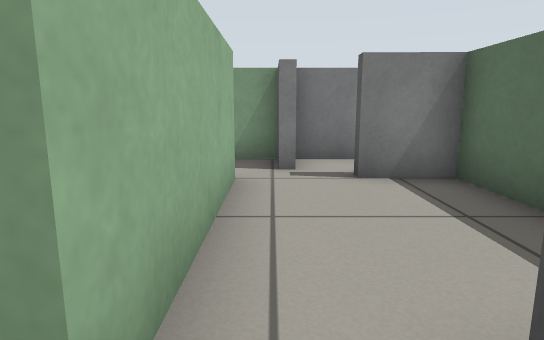
View 1 (above)

21 first-person views from a walk through a robot-simulator world made for Gazebo. The camera is 0.55 m above the floor, tilts 10° down and sees 75° across. The floor is counted in squares, 0.5 m on a side. Each view is taken from the middle of a square. On the plan, view 1 faces up. The plan holds only what a view shows up to about 13 squares ahead; the rest is blank.

View 2
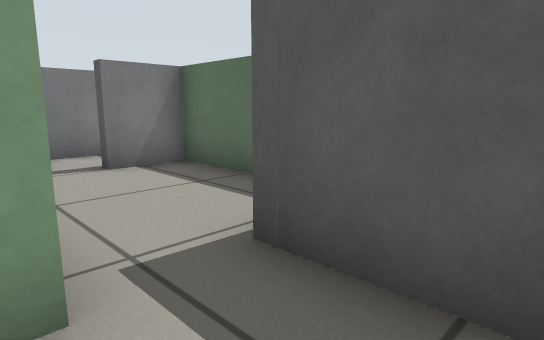

View 3
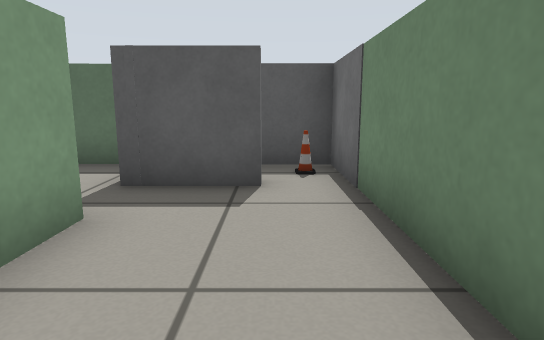

View 4
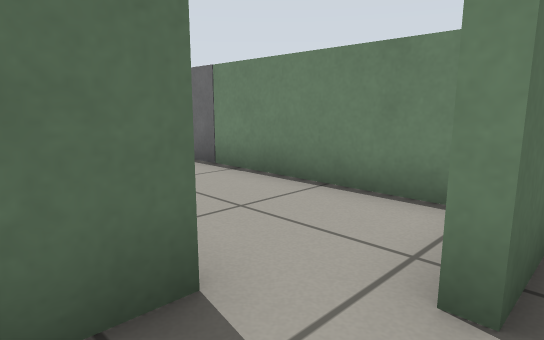

View 5
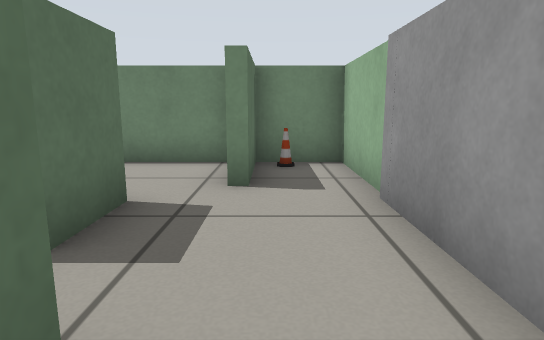

View 6
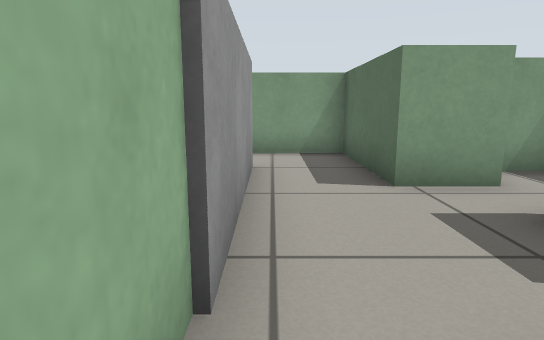

View 7
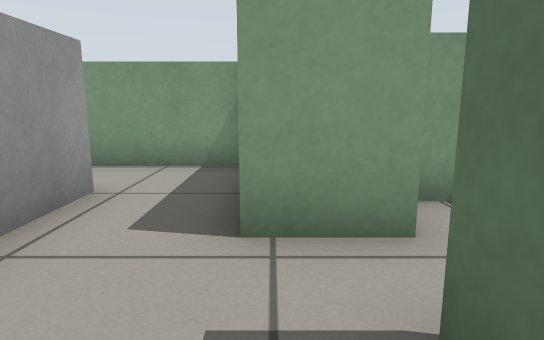

View 8
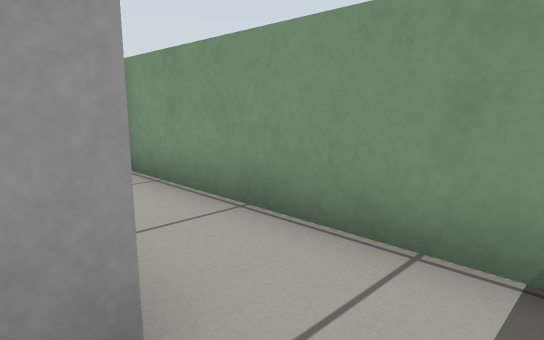

View 9
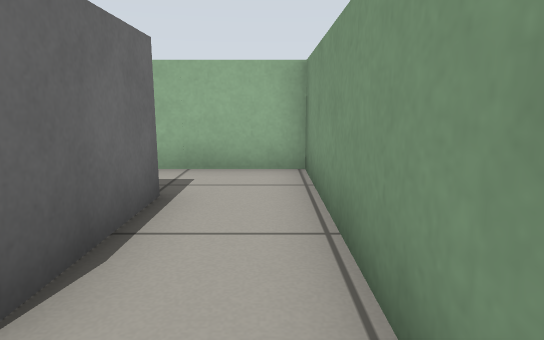

View 10
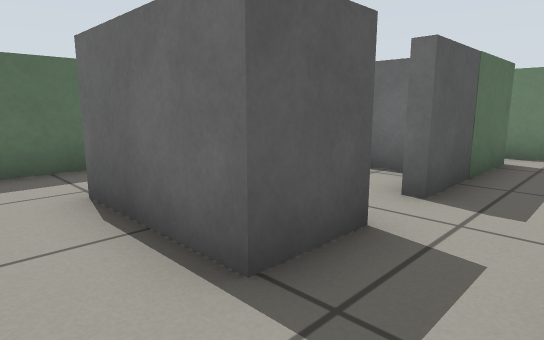

View 11
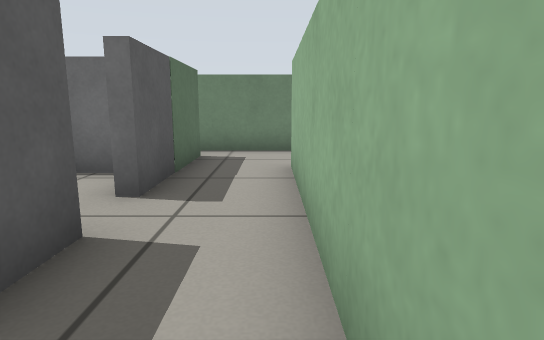

View 12
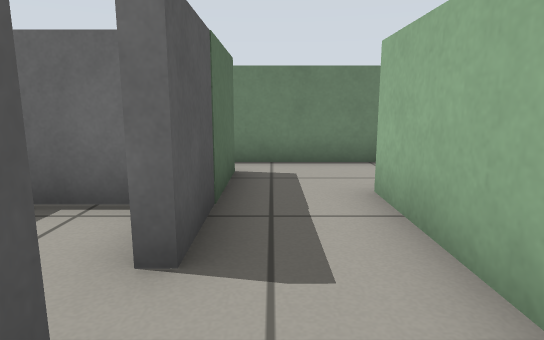

View 13
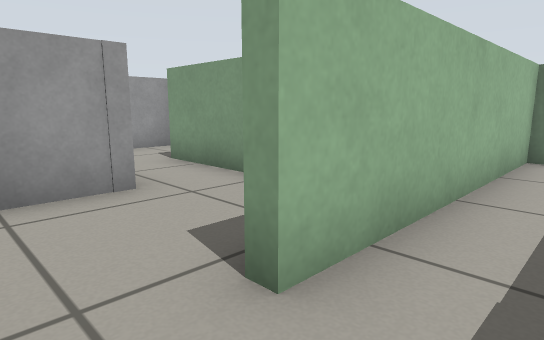

View 14
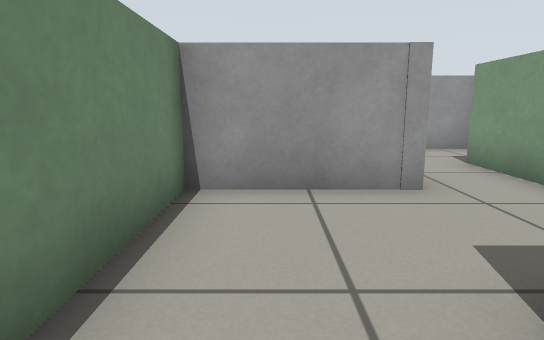

View 15
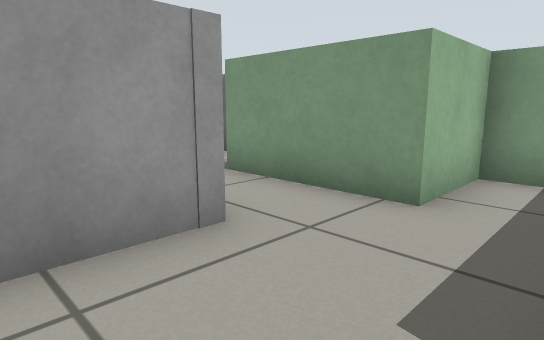

View 16
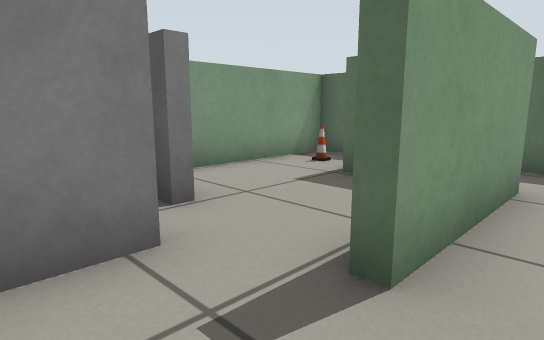

View 17
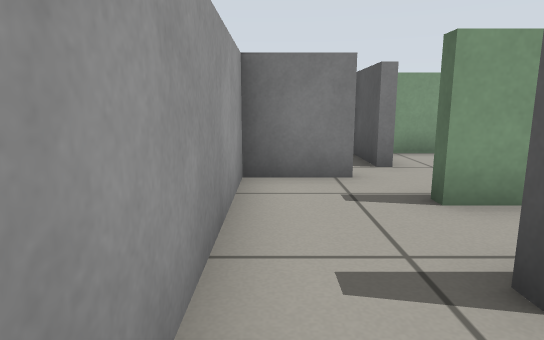

View 18
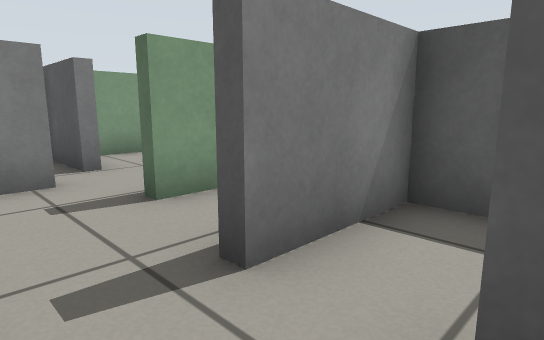

View 19
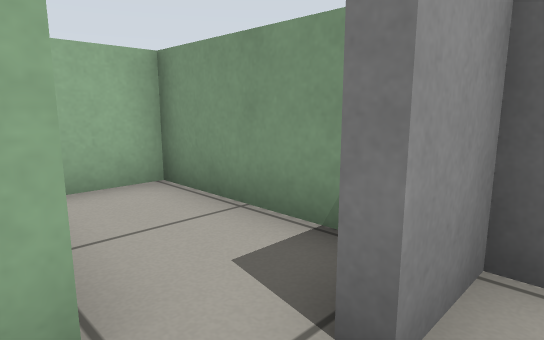

View 20
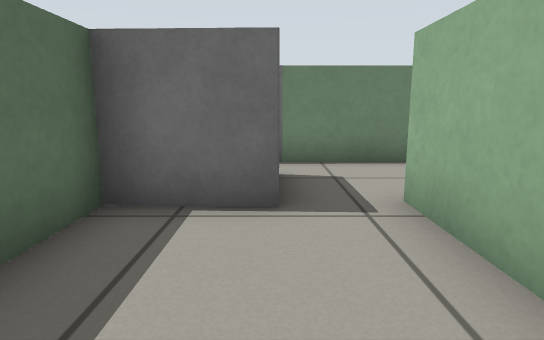

View 21
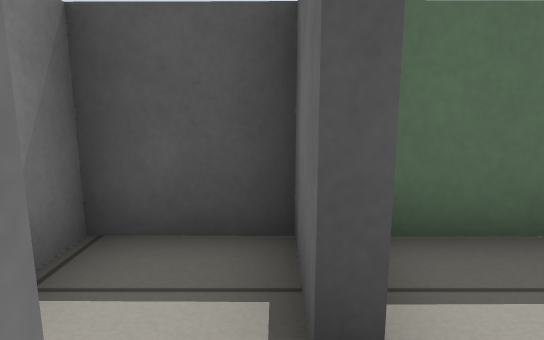

### Floor plan
Points are (right, up) in squares from view 1. A wall is a line through its corners. A room is listed if a view was taken in it or the views show most of it. See-through windows are left out.
Room 1 (views 1, 2, 3)
walls: (-0.6, 0.9) (-1.8, 0.9); (-4.1, -2.2) (0.9, -2.2); (0.9, -0.9) (0.9, 1.2)
ways out: opening at (-4, 0) to room 2; opening at (0, 1) to room 8
Room 2 (views 4, 5, 6, 7, 8, 9, 10, 11)
walls: (-4.3, 3.9) (-4.3, 7.6) (-11.4, 7.6) (-11.4, 6.6); (-9.4, 5.6) (-6.4, 5.6) (-6.3, -2.2) (-5.4, -2.2); (-3.3, 0.9) (-3.3, 2.5); (-4.7, -1.4) (-4.7, 0.1) (-4.3, 0.1)
ways out: opening at (-4, 0) to room 1; opening at (-10.5, 5.5) to room 3; opening at (-3, 3)
Room 3 (view 12)
walls: (-9.4, 4) (-9.4, 5.6); (-11.4, 6.6) (-11.4, 0.4); (-9.4, 0.6) (-9.4, 2.7)
ways out: opening at (-10.5, 5.5) to room 2; opening at (-10.5, 1.5) to room 4; opening at (-9, 3.5)
Room 4 (views 13, 14)
walls: (-9.4, -1.1) (-9.4, 0.6); (-11.5, -2.2) (-9.1, -2.2)
ways out: opening at (-10.5, 1.5) to room 3; opening at (-12, -0.5) to room 5; gap at (-9, -1)
Room 5 (view 15)
walls: (-11.4, 0.4) (-11.8, 0.4); (-14.7, 1.1) (-14.7, -2.2) (-11.5, -2.2)
ways out: opening at (-12, -0.5) to room 4; opening at (-13.5, 1) to room 6
Room 6 (view 16)
walls: (-17.5, 0.6) (-17.5, 1.1); (-19.5, 2.4) (-19.5, 0.5); (-12.8, 5.1) (-13.6, 5.1) (-13.6, 2.9) (-17.1, 2.9)
ways out: opening at (-13.5, 1) to room 5; opening at (-18.5, 1) to room 7; opening at (-18.5, 3) to room 11
Room 7 (views 17, 18)
walls: (-15, -0.1) (-15, 0.9) (-17.6, 0.9); (0.9, -2.2) (2.9, -2.2) (2.9, -0.8); (-19.5, 0.5) (-19.5, -0.5)
ways out: opening at (-18.5, 1) to room 6
objects: cone (-5, -2); cone (2, -2)
Room 8 (views 19, 20, 21)
walls: (1.3, 5.8) (2.9, 5.8) (2.9, 7.6) (0.4, 7.6) (0.4, 6.3) (0, 6.3); (-0.6, 5.5) (-0.6, 0.9); (0.9, 1.2) (2.9, 1.1) (2.9, 5.5) (1.3, 5.5)
ways out: opening at (0, 1) to room 1; opening at (-1, 6) to room 10
Room 9 (no view inside)
walls: (-16.6, 5.6) (-17, 5.6); (-11.7, 6.7) (-11.7, 7.6) (-16.1, 7.6)
ways out: opening at (-17, 4) to room 11
objects: cone (-13, 7)
Room 10 (no view inside)
walls: (0.1, 7.6) (-4, 7.6) (-4, 6.2)
ways out: opening at (-1, 6) to room 8
Room 11 (no view inside)
walls: (-17.6, 4.6) (-19.5, 4.6) (-19.5, 2.4)
ways out: opening at (-18.5, 3) to room 6; opening at (-17, 4) to room 9

Positions as (right, up) in squares from view 1, and headings:
1: (0, 0), facing up
2: (-1, -1), facing up-right
3: (-4, -1), facing right
4: (-5, 2), facing down-right
5: (-5, 5), facing down
6: (-6, -1), facing up
7: (-4, 1), facing up
8: (-5, 5), facing up-left
9: (-5, 7), facing left
10: (-11, 7), facing down-right
11: (-11, 7), facing down
12: (-10, 5), facing down
13: (-10, -1), facing up-left
14: (-10, -1), facing left
15: (-12, -1), facing up-left
16: (-19, 2), facing up-right
17: (-19, -1), facing up
18: (-19, -1), facing up-right
19: (1, 5), facing up-left
20: (1, 5), facing down
21: (0, 6), facing right
